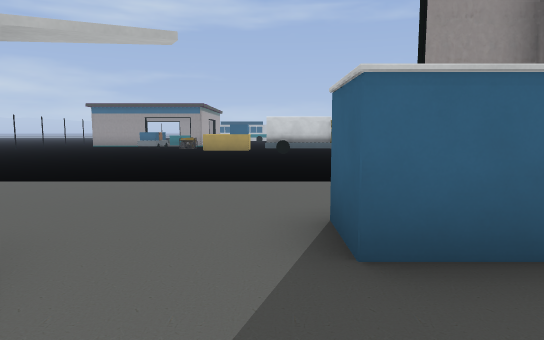
View 1 (above)

24 first-person views from a walk through a level from a Godot 3-D game. The camera is 1.5 m above the floor, tilts 6° down and sees 75° across. The floor is counted in squares, 2 m on a side. Each view is taken from the middle of a square. On the plan, view 1 faces up. The plan holds only what a view shows up to about 11 squares ahead; the rest is blank. The place goes on beyond the plan. Some surface patterns are stand-ins.

View 2
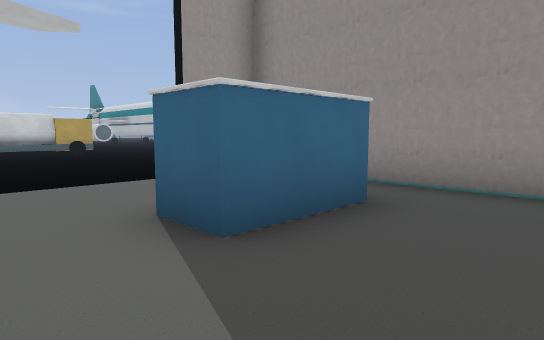

View 3
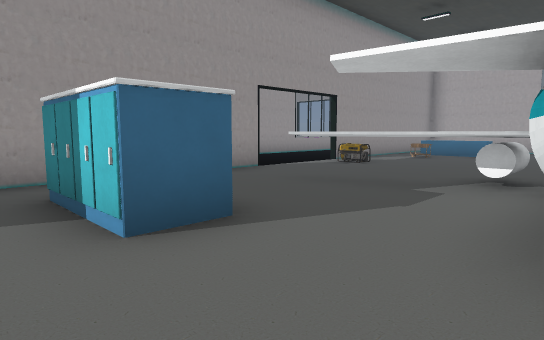

View 4
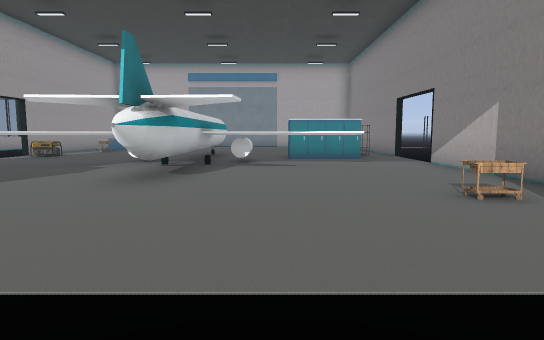

View 5
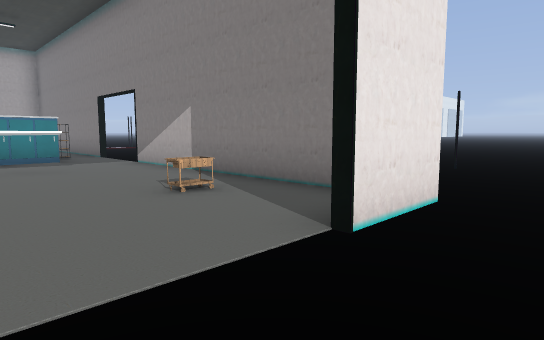

View 6
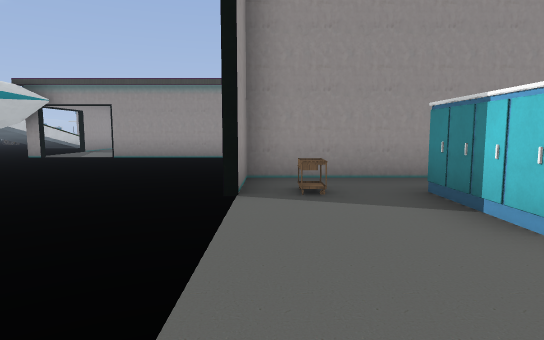

View 7
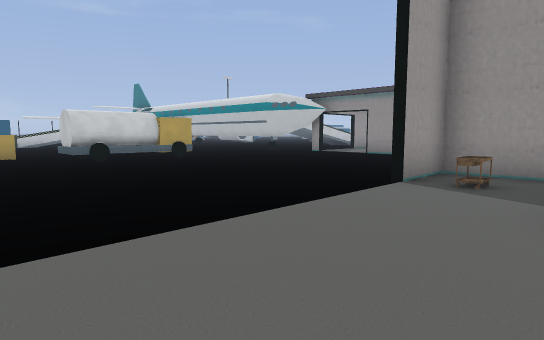

View 8
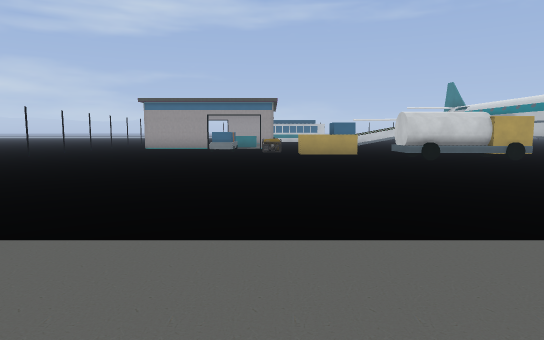

View 9
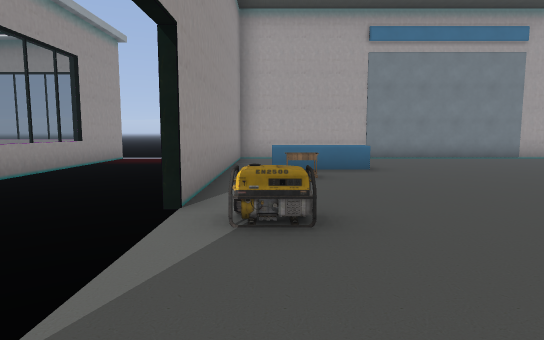

View 10
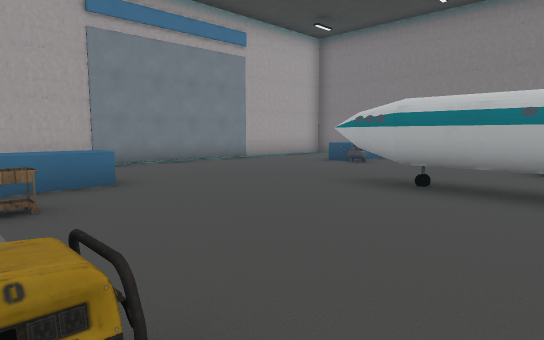

View 11
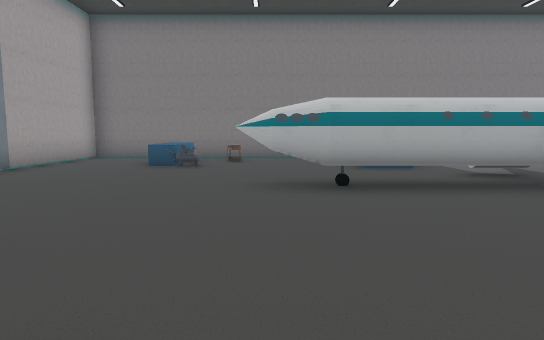

View 12
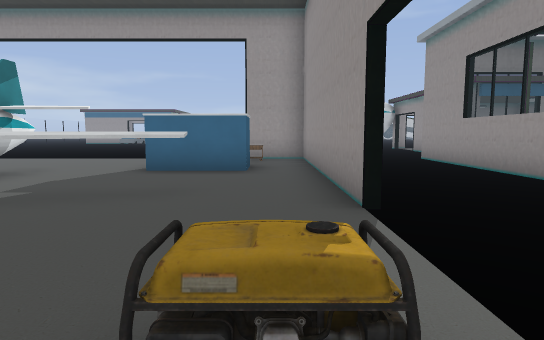

View 13
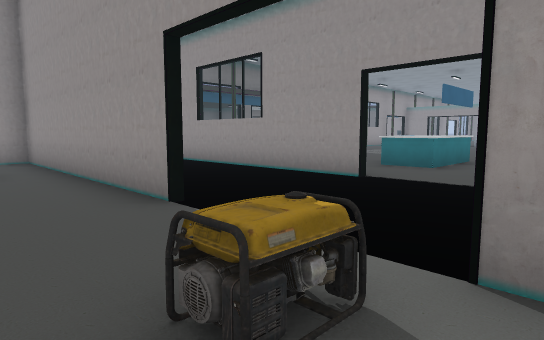

View 14
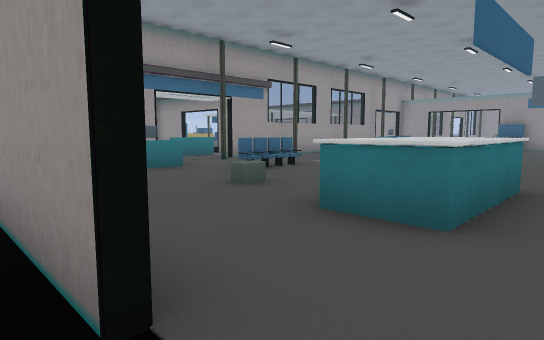

View 15
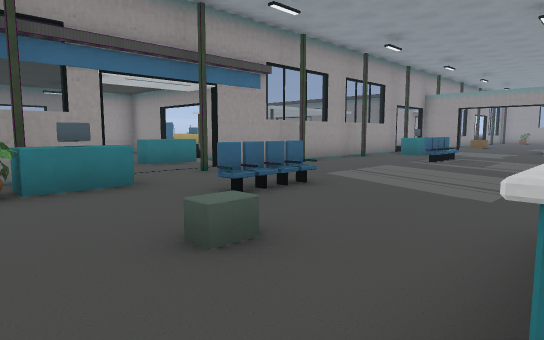

View 16
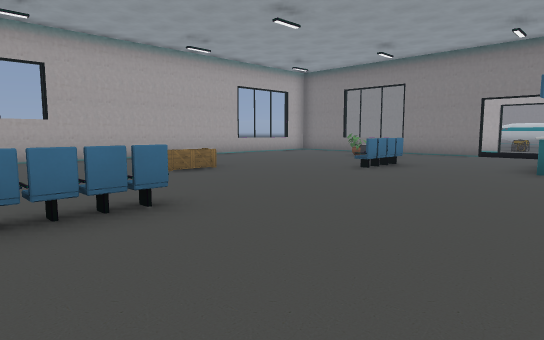

View 17
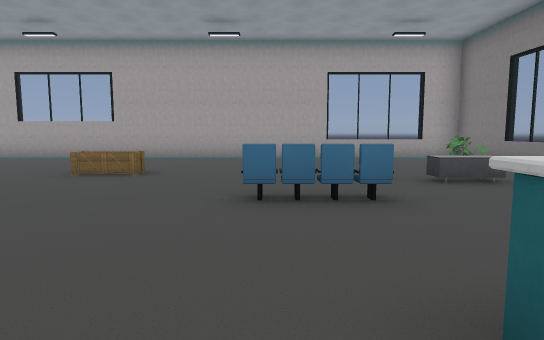

View 18
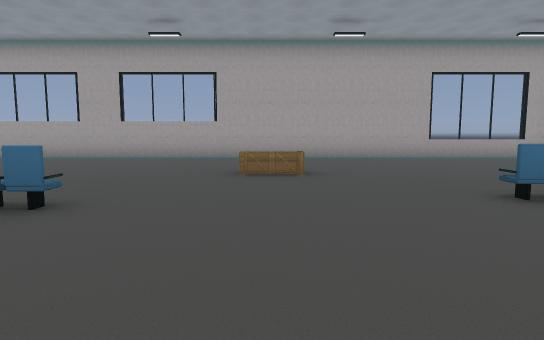

View 19
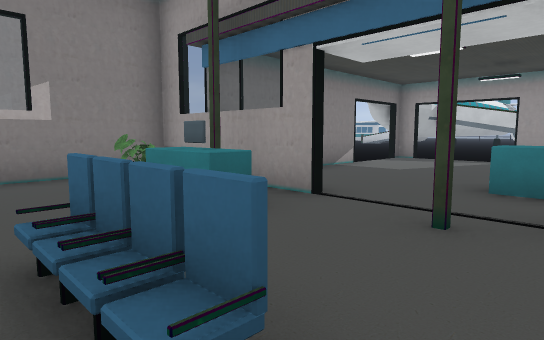

View 20
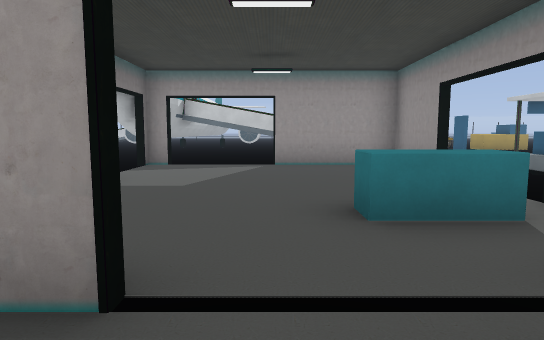

View 21
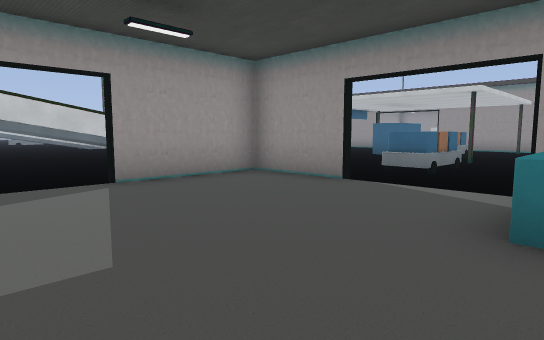

View 22
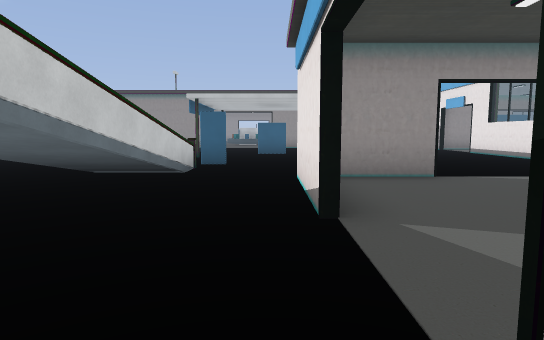

View 23
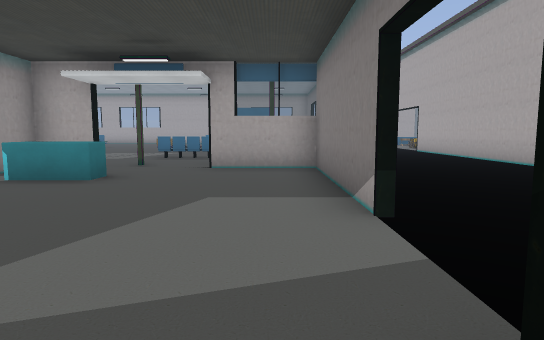

View 24
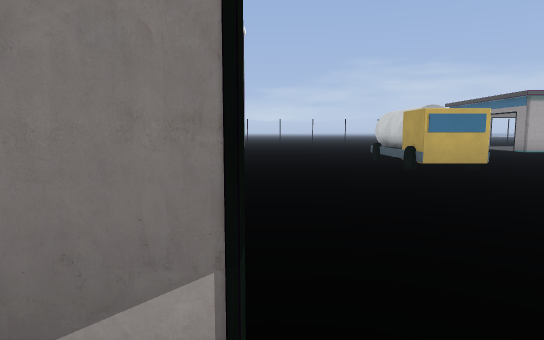

### Floor plan
Key: @ floor where view 1 was taken; # wall or solid block; x gap in a wall; . floor; D closed door; = window, fence, low wall or low ledge; ^ raised ledge; T thing the floor can be seen under or through; C cart; B bench; L column; M monitor; E desk; O other object.
Columns run from 16 left of view 1 to 20 right of it. Each row starts with its distance up from view 1.
 17                ...
 16                #....
 15                ......     .#####=. .L
 14      ...........#  #..    .... ...#..
 13      ...........####..  .....  ......
 12      ................  ..#...###  ...
 11       .........................#...
 10       ...........................CC.L
  9        ..................#...........
  8         .................#...........
  7           ...............#...EE# ....
  6   .. ..    ..............#.....#  ...
  5 ....... ##.........C#...##L#.Lx#L##L#
  4 ....#   #...........#...#.ME.........
  3 ..      #.C......DD.#...#...==.......
  2         #.....#..##.#...#..........#x
  1         #.....#.....#...#............
  0         #.TT..#.@TT.#...#...........
 -1         #.T^^^#^^^T.#...#.^^^.  .....
 -2         .....^#^..........^^^........
 -3         ..DD..#....... ..............
 -4         ..##..#....^..  .............
 -5         #O....#.....#    ...==.....#x
 -6         #.....#.....# .. ...........
 -7         #.O........C#...#.E..........
 -8         #..#........#...= ......=....
 -9         #BBB.....BBB# ..# ...........
-10         #........  .# ..#............
-11         #........  .#  .#............
-12         #############  ##===#########

Positions as (right, up) in squares from view 1, and headings:
1: (0, 0), facing up
2: (-1, 0), facing up-right
3: (-2, 4), facing down-right
4: (-4, 7), facing down
5: (-4, 7), facing down-left
6: (-2, 5), facing right
7: (-3, 3), facing up-right
8: (-4, 3), facing up
9: (3, -1), facing down
10: (3, -3), facing down-left
11: (3, -6), facing left
12: (3, -5), facing up
13: (2, -5), facing up-right
14: (7, -3), facing up-right
15: (9, -1), facing up-right
16: (20, -1), facing down-left
17: (13, -1), facing down
18: (16, -1), facing down
19: (14, 2), facing up-left
20: (12, 4), facing up
21: (10, 7), facing up-right
22: (9, 13), facing right
23: (10, 13), facing down
24: (10, 10), facing left
